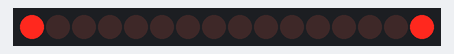
The sketch below on a simulated Arduino Uno, built with avr-gcc and run on an emulated ATmega328P. On the bench: 16 shift-register outputs drawn as a row of LEDs (first output left, lit = HIGH). Wiring (inferred from the names in the program): 2 × shift register (74HC595): data pin 13; shift clock pin 12; latch pin 11. Wiring (inferred from the signals the program sends): row of LEDs: on Q0, Q1, Q2, Q3, Q4, Q5, Q6, Q7, Q8, Q9, Q10, Q11, Q12, Q13, Q14, Q15.

Above: at 0.15 s.
Timing chart, 0 to 40.0 s (numbered marks = the images above):
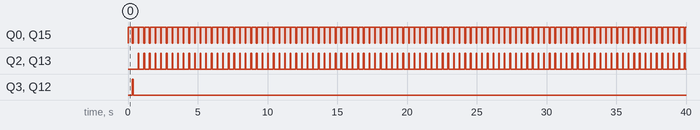

The sketch:

_03_StarTrek.ino
```cpp
const byte RCLK = 11;   // Register Clock: Positive edge triggers shift register to output (White wire)
const byte SRCLK = 12;  // Shift Register Clock: Positive edge triggers SER input into shift register (Yellow wire)
const byte SER = 13;    // Serial input, read in on positive edge of SRCLK (Blue wire)

int twoBytes;

void setup() {
  // put your setup code here, to run once:
  pinMode(RCLK,OUTPUT);
  pinMode(SRCLK,OUTPUT);
  pinMode(SER,OUTPUT);
}

void loop() {
  for (byte i=0; i<16; i++) {
    twoBytes = 0;
    Plot(i-1,0); Plot(i,1);
    Plot(15-i+1,0); Plot(15-i,1);
    Refresh();
    delay(25);
  }
}

void Plot(byte index, byte value) {
  if (index>=0 && index<16)
    if (value)
      bitSet(twoBytes, index);
      else
    bitClear(twoBytes, index);
}

void Refresh()
{
  twoBytes = ~twoBytes;

  // set RCLK low; wait till we transmit the byte, and they moving it high will output the data
  digitalWrite(RCLK, LOW);

  // shift out the bits (MSBFIRST = most significant bit first)
  shiftOut(SER, SRCLK, LSBFIRST, lowByte(twoBytes));
  shiftOut(SER, SRCLK, LSBFIRST, highByte(twoBytes));

  // send shift register data to the storage register
  digitalWrite(RCLK, HIGH);

}
```

Measured:
- by itself, Q0, Q15: alternates HIGH for 0.35 s and LOW for 0.05 s
- by itself, Q2, Q13: alternates HIGH for 0.05 s and LOW for 0.35 s
- by itself, Q3, Q12: LOW → HIGH at 0.30 s, → LOW 0.08 s later
